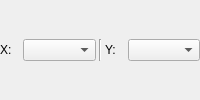
             <widget class="QWidget" name="page_ResPlo_StatComp_Img">
              <layout class="QGridLayout" name="gridLayout_15">
               <property name="leftMargin">
                <number>0</number>
               </property>
               <property name="topMargin">
                <number>0</number>
               </property>
               <property name="rightMargin">
                <number>0</number>
               </property>
               <property name="bottomMargin">
                <number>0</number>
               </property>
               <property name="spacing">
                <number>3</number>
               </property>
               <item row="0" column="2">
                <widget class="Line" name="line_9">
                 <property name="orientation">
                  <enum>Qt::Vertical</enum>
                 </property>
                </widget>
               </item>
               <item row="0" column="4">
                <widget class="QComboBox" name="comboBox_ResPlo_StatComp_Img_Y_Attribute"/>
               </item>
               <item row="0" column="0">
                <widget class="QLabel" name="label_31">
                 <property name="maximumSize">
                  <size>
                   <width>20</width>
                   <height>16777215</height>
                  </size>
                 </property>
                 <property name="text">
                  <string>X:</string>
                 </property>
                </widget>
               </item>
               <item row="0" column="1">
                <widget class="QComboBox" name="comboBox_ResPlo_StatComp_Img_X_Attribute"/>
               </item>
               <item row="0" column="3">
                <widget class="QLabel" name="label_32">
                 <property name="maximumSize">
                  <size>
                   <width>20</width>
                   <height>16777215</height>
                  </size>
                 </property>
                 <property name="text">
                  <string>Y:</string>
                 </property>
                </widget>
               </item>
              </layout>
             </widget>
